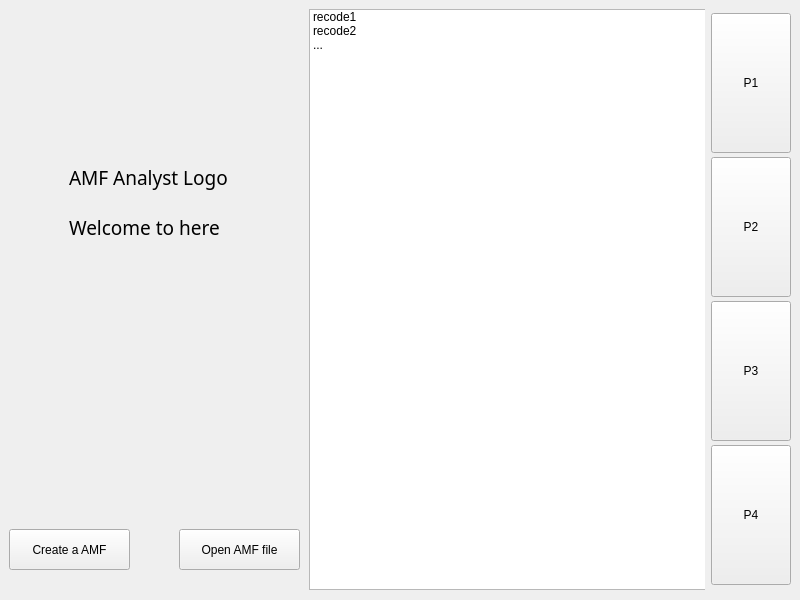
<?xml version="1.0" encoding="UTF-8"?>
<ui version="4.0">
 <class>MainWindow</class>
 <widget class="QMainWindow" name="MainWindow">
  <property name="geometry">
   <rect>
    <x>0</x>
    <y>0</y>
    <width>800</width>
    <height>600</height>
   </rect>
  </property>
  <property name="windowTitle">
   <string>MainWindow</string>
  </property>
  <widget class="QWidget" name="centralwidget">
   <layout class="QHBoxLayout" name="horizontalLayout">
    <item>
     <widget class="QStackedWidget" name="stackedWidget">
      <property name="currentIndex">
       <number>2</number>
      </property>
      <widget class="QWidget" name="page">
       <widget class="QPushButton" name="p2_pushButton1">
        <property name="geometry">
         <rect>
          <x>0</x>
          <y>540</y>
          <width>230</width>
          <height>40</height>
         </rect>
        </property>
        <property name="text">
         <string>File/clip info</string>
        </property>
       </widget>
       <widget class="QPushButton" name="p2_pushButton2">
        <property name="geometry">
         <rect>
          <x>230</x>
          <y>540</y>
          <width>230</width>
          <height>40</height>
         </rect>
        </property>
        <property name="text">
         <string>pipeline</string>
        </property>
       </widget>
       <widget class="QPushButton" name="p2_pushButton3">
        <property name="geometry">
         <rect>
          <x>460</x>
          <y>540</y>
          <width>230</width>
          <height>40</height>
         </rect>
        </property>
        <property name="text">
         <string>Archived pipeline</string>
        </property>
       </widget>
       <widget class="QStackedWidget" name="stackedWidget_2">
        <property name="geometry">
         <rect>
          <x>0</x>
          <y>0</y>
          <width>661</width>
          <height>541</height>
         </rect>
        </property>
        <property name="currentIndex">
         <number>1</number>
        </property>
        <widget class="QWidget" name="p2_page1">
         <widget class="QLabel" name="label_3">
          <property name="geometry">
           <rect>
            <x>200</x>
            <y>250</y>
            <width>54</width>
            <height>12</height>
           </rect>
          </property>
          <property name="text">
           <string>test1</string>
          </property>
         </widget>
        </widget>
        <widget class="QWidget" name="p2_page2">
         <widget class="QLabel" name="label_4">
          <property name="geometry">
           <rect>
            <x>290</x>
            <y>260</y>
            <width>54</width>
            <height>12</height>
           </rect>
          </property>
          <property name="text">
           <string>test2</string>
          </property>
         </widget>
        </widget>
       </widget>
      </widget>
      <widget class="QWidget" name="page_3"/>
      <widget class="QWidget" name="page_2">
       <widget class="QPushButton" name="CreateAMFButton">
        <property name="geometry">
         <rect>
          <x>0</x>
          <y>520</y>
          <width>121</width>
          <height>41</height>
         </rect>
        </property>
        <property name="text">
         <string>Create a AMF</string>
        </property>
       </widget>
       <widget class="QPushButton" name="OpenAMFButton">
        <property name="geometry">
         <rect>
          <x>170</x>
          <y>520</y>
          <width>121</width>
          <height>41</height>
         </rect>
        </property>
        <property name="text">
         <string>Open AMF file</string>
        </property>
       </widget>
       <widget class="QListWidget" name="listWidget">
        <property name="geometry">
         <rect>
          <x>300</x>
          <y>0</y>
          <width>401</width>
          <height>581</height>
         </rect>
        </property>
        <item>
         <property name="text">
          <string>recode1</string>
         </property>
        </item>
        <item>
         <property name="text">
          <string>recode2</string>
         </property>
        </item>
        <item>
         <property name="text">
          <string>...</string>
         </property>
        </item>
       </widget>
       <widget class="QLabel" name="label">
        <property name="geometry">
         <rect>
          <x>60</x>
          <y>150</y>
          <width>158</width>
          <height>36</height>
         </rect>
        </property>
        <property name="font">
         <font>
          <family>Franklin Gothic Medium Cond</family>
          <pointsize>14</pointsize>
          <weight>50</weight>
          <bold>false</bold>
         </font>
        </property>
        <property name="lineWidth">
         <number>0</number>
        </property>
        <property name="text">
         <string>AMF Analyst Logo</string>
        </property>
       </widget>
       <widget class="QLabel" name="label_2">
        <property name="geometry">
         <rect>
          <x>60</x>
          <y>200</y>
          <width>158</width>
          <height>36</height>
         </rect>
        </property>
        <property name="font">
         <font>
          <family>Franklin Gothic Medium Cond</family>
          <pointsize>14</pointsize>
         </font>
        </property>
        <property name="text">
         <string>Welcome to here</string>
        </property>
       </widget>
      </widget>
     </widget>
    </item>
    <item>
     <layout class="QVBoxLayout" name="verticalLayout">
      <property name="spacing">
       <number>0</number>
      </property>
      <item>
       <widget class="QPushButton" name="pushButton">
        <property name="minimumSize">
         <size>
          <width>59</width>
          <height>140</height>
         </size>
        </property>
        <property name="text">
         <string>P1</string>
        </property>
       </widget>
      </item>
      <item>
       <widget class="QPushButton" name="pushButton_2">
        <property name="minimumSize">
         <size>
          <width>59</width>
          <height>140</height>
         </size>
        </property>
        <property name="text">
         <string>P2</string>
        </property>
       </widget>
      </item>
      <item>
       <widget class="QPushButton" name="pushButton_3">
        <property name="minimumSize">
         <size>
          <width>59</width>
          <height>140</height>
         </size>
        </property>
        <property name="text">
         <string>P3</string>
        </property>
       </widget>
      </item>
      <item>
       <widget class="QPushButton" name="pushButton_4">
        <property name="minimumSize">
         <size>
          <width>59</width>
          <height>140</height>
         </size>
        </property>
        <property name="text">
         <string>P4</string>
        </property>
       </widget>
      </item>
     </layout>
    </item>
   </layout>
  </widget>
 </widget>
 <resources/>
 <connections>
  <connection>
   <sender>pushButton</sender>
   <signal>clicked()</signal>
   <receiver>pushButton</receiver>
   <slot>click()</slot>
   <hints>
    <hint type="sourcelabel">
     <x>751</x>
     <y>88</y>
    </hint>
    <hint type="destinationlabel">
     <x>751</x>
     <y>88</y>
    </hint>
   </hints>
  </connection>
  <connection>
   <sender>pushButton_2</sender>
   <signal>clicked()</signal>
   <receiver>pushButton_2</receiver>
   <slot>click()</slot>
   <hints>
    <hint type="sourcelabel">
     <x>769</x>
     <y>226</y>
    </hint>
    <hint type="destinationlabel">
     <x>770</x>
     <y>226</y>
    </hint>
   </hints>
  </connection>
  <connection>
   <sender>OpenAMFButton</sender>
   <signal>clicked()</signal>
   <receiver>OpenAMFButton</receiver>
   <slot>click()</slot>
   <hints>
    <hint type="sourcelabel">
     <x>222</x>
     <y>555</y>
    </hint>
    <hint type="destinationlabel">
     <x>222</x>
     <y>555</y>
    </hint>
   </hints>
  </connection>
  <connection>
   <sender>pushButton_3</sender>
   <signal>clicked()</signal>
   <receiver>pushButton_3</receiver>
   <slot>click()</slot>
   <hints>
    <hint type="sourcelabel">
     <x>751</x>
     <y>371</y>
    </hint>
    <hint type="destinationlabel">
     <x>751</x>
     <y>371</y>
    </hint>
   </hints>
  </connection>
  <connection>
   <sender>pushButton_4</sender>
   <signal>clicked()</signal>
   <receiver>pushButton_4</receiver>
   <slot>click()</slot>
   <hints>
    <hint type="sourcelabel">
     <x>759</x>
     <y>503</y>
    </hint>
    <hint type="destinationlabel">
     <x>760</x>
     <y>503</y>
    </hint>
   </hints>
  </connection>
  <connection>
   <sender>p2_pushButton1</sender>
   <signal>clicked()</signal>
   <receiver>p2_pushButton1</receiver>
   <slot>click()</slot>
   <hints>
    <hint type="sourcelabel">
     <x>138</x>
     <y>562</y>
    </hint>
    <hint type="destinationlabel">
     <x>138</x>
     <y>561</y>
    </hint>
   </hints>
  </connection>
  <connection>
   <sender>p2_pushButton2</sender>
   <signal>clicked()</signal>
   <receiver>p2_pushButton2</receiver>
   <slot>click()</slot>
   <hints>
    <hint type="sourcelabel">
     <x>391</x>
     <y>570</y>
    </hint>
    <hint type="destinationlabel">
     <x>391</x>
     <y>570</y>
    </hint>
   </hints>
  </connection>
  <connection>
   <sender>p2_pushButton3</sender>
   <signal>clicked()</signal>
   <receiver>p2_pushButton3</receiver>
   <slot>click()</slot>
   <hints>
    <hint type="sourcelabel">
     <x>543</x>
     <y>569</y>
    </hint>
    <hint type="destinationlabel">
     <x>543</x>
     <y>569</y>
    </hint>
   </hints>
  </connection>
 </connections>
</ui>
